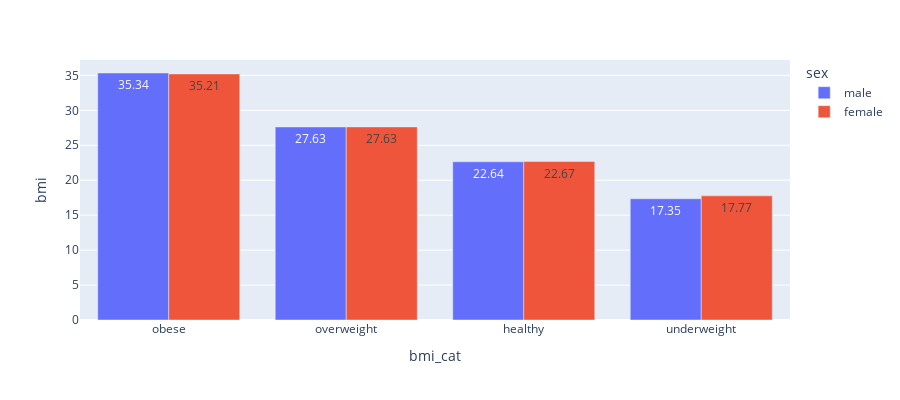

Here is the notebook cell this chart was saved with:
### Code cell
fig = px.bar(df_avg_bmi_by_bmi_cat_and_sex, x= "bmi_cat", y= 'bmi',
             color='sex', barmode='group', text_auto='.2f',
             height=400)
fig.show()

### Figure 1 — Plotly figure (JSON) as saved in the notebook; plotly's stock layout.template omitted (floating-point values rounded to 4 significant figures)
{"data": [{"alignmentgroup": "True", "hovertemplate": "sex=male<br>bmi_cat=%{x}<br>bmi=%{y}<extra></extra>", "legendgroup": "male", "marker": {"color": "#636efa", "pattern": {"shape": ""}}, "name": "male", "offsetgroup": "male", "orientation": "v", "showlegend": true, "textposition": "auto", "texttemplate": "%{y:.2f}", "type": "bar", "x": ["obese", "overweight", "healthy", "underweight"], "xaxis": "x", "y": [35.34, 27.63, 22.64, 17.35], "yaxis": "y"}, {"alignmentgroup": "True", "hovertemplate": "sex=female<br>bmi_cat=%{x}<br>bmi=%{y}<extra></extra>", "legendgroup": "female", "marker": {"color": "#EF553B", "pattern": {"shape": ""}}, "name": "female", "offsetgroup": "female", "orientation": "v", "showlegend": true, "textposition": "auto", "texttemplate": "%{y:.2f}", "type": "bar", "x": ["obese", "overweight", "healthy", "underweight"], "xaxis": "x", "y": [35.21, 27.63, 22.67, 17.77], "yaxis": "y"}], "layout": {"barmode": "group", "height": 400, "legend": {"title": {"text": "sex"}, "tracegroupgap": 0}, "margin": {"t": 60}, "xaxis": {"anchor": "y", "domain": [0, 1], "title": {"text": "bmi_cat"}}, "yaxis": {"anchor": "x", "domain": [0, 1], "title": {"text": "bmi"}}}}
